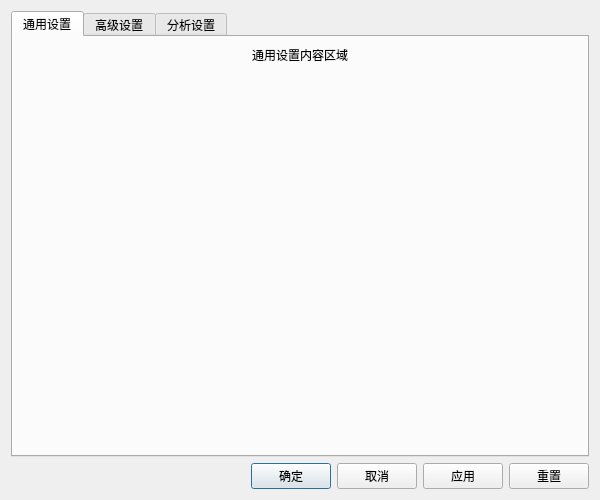
<?xml version="1.0" encoding="UTF-8"?>
<ui version="4.0">
 <class>TgSmallParameterSettingsDialog</class>
 <widget class="QDialog" name="TgSmallParameterSettingsDialog">
  <property name="geometry">
   <rect>
    <x>0</x>
    <y>0</y>
    <width>600</width>
    <height>500</height>
   </rect>
  </property>
  <property name="windowTitle">
   <string>小热重数据参数设置</string>
  </property>
  <property name="modal">
   <bool>true</bool>
  </property>
  <layout class="QVBoxLayout" name="mainLayout">
   <item>
    <widget class="QTabWidget" name="tabWidget">
     <property name="currentIndex">
      <number>0</number>
     </property>
     
     <!-- 通用设置标签页 -->
     <widget class="QWidget" name="generalTab">
      <attribute name="title">
       <string>通用设置</string>
      </attribute>
      <layout class="QVBoxLayout" name="generalLayout">
       <!-- 这里可以添加通用设置的控件 -->
       <item>
        <widget class="QLabel" name="generalLabel">
         <property name="text">
          <string>通用设置内容区域</string>
         </property>
         <property name="alignment">
          <set>Qt::AlignCenter</set>
         </property>
        </widget>
       </item>
       <item>
        <spacer name="generalSpacer">
         <property name="orientation">
          <enum>Qt::Vertical</enum>
         </property>
         <property name="sizeHint" stdset="0">
          <size>
           <width>20</width>
           <height>40</height>
          </size>
         </property>
        </spacer>
       </item>
      </layout>
     </widget>
     
     <!-- 高级设置标签页 -->
     <widget class="QWidget" name="advancedTab">
      <attribute name="title">
       <string>高级设置</string>
      </attribute>
      <layout class="QVBoxLayout" name="advancedLayout">
       <!-- 这里可以添加高级设置的控件 -->
       <item>
        <widget class="QLabel" name="advancedLabel">
         <property name="text">
          <string>高级设置内容区域</string>
         </property>
         <property name="alignment">
          <set>Qt::AlignCenter</set>
         </property>
        </widget>
       </item>
       <item>
        <spacer name="advancedSpacer">
         <property name="orientation">
          <enum>Qt::Vertical</enum>
         </property>
         <property name="sizeHint" stdset="0">
          <size>
           <width>20</width>
           <height>40</height>
          </size>
         </property>
        </spacer>
       </item>
      </layout>
     </widget>
     
     <!-- 分析设置标签页 -->
     <widget class="QWidget" name="analysisTab">
      <attribute name="title">
       <string>分析设置</string>
      </attribute>
      <layout class="QVBoxLayout" name="analysisLayout">
       <!-- 这里可以添加分析设置的控件 -->
       <item>
        <widget class="QLabel" name="analysisLabel">
         <property name="text">
          <string>分析设置内容区域</string>
         </property>
         <property name="alignment">
          <set>Qt::AlignCenter</set>
         </property>
        </widget>
       </item>
       <item>
        <spacer name="analysisSpacer">
         <property name="orientation">
          <enum>Qt::Vertical</enum>
         </property>
         <property name="sizeHint" stdset="0">
          <size>
           <width>20</width>
           <height>40</height>
          </size>
         </property>
        </spacer>
       </item>
      </layout>
     </widget>
    </widget>
   </item>
   
   <!-- 按钮区域 -->
   <item>
    <layout class="QHBoxLayout" name="buttonLayout">
     <item>
      <spacer name="buttonSpacer">
       <property name="orientation">
        <enum>Qt::Horizontal</enum>
       </property>
       <property name="sizeHint" stdset="0">
        <size>
         <width>40</width>
         <height>20</height>
        </size>
       </property>
      </spacer>
     </item>
     <item>
      <widget class="QPushButton" name="okButton">
       <property name="text">
        <string>确定</string>
       </property>
      </widget>
     </item>
     <item>
      <widget class="QPushButton" name="cancelButton">
       <property name="text">
        <string>取消</string>
       </property>
      </widget>
     </item>
     <item>
      <widget class="QPushButton" name="applyButton">
       <property name="text">
        <string>应用</string>
       </property>
      </widget>
     </item>
     <item>
      <widget class="QPushButton" name="resetButton">
       <property name="text">
        <string>重置</string>
       </property>
      </widget>
     </item>
    </layout>
   </item>
  </layout>
 </widget>
 <resources/>
 <connections/>
</ui>
